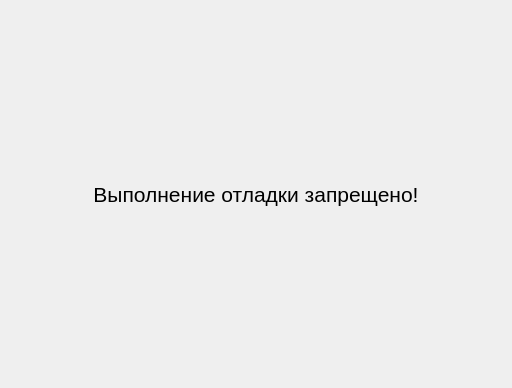
<?xml version="1.0" encoding="UTF-8"?>
<ui version="4.0">
 <class>debug_window</class>
 <widget class="QDialog" name="debug_window">
  <property name="geometry">
   <rect>
    <x>0</x>
    <y>0</y>
    <width>512</width>
    <height>388</height>
   </rect>
  </property>
  <property name="windowTitle">
   <string>Dialog</string>
  </property>
  <layout class="QGridLayout" name="gridLayout">
   <item row="0" column="1">
    <spacer name="verticalSpacer_2">
     <property name="orientation">
      <enum>Qt::Vertical</enum>
     </property>
     <property name="sizeHint" stdset="0">
      <size>
       <width>20</width>
       <height>162</height>
      </size>
     </property>
    </spacer>
   </item>
   <item row="1" column="0">
    <spacer name="horizontalSpacer">
     <property name="orientation">
      <enum>Qt::Horizontal</enum>
     </property>
     <property name="sizeHint" stdset="0">
      <size>
       <width>76</width>
       <height>20</height>
      </size>
     </property>
    </spacer>
   </item>
   <item row="1" column="1">
    <widget class="QLabel" name="warning">
     <property name="text">
      <string>&lt;html&gt;&lt;head/&gt;&lt;body&gt;&lt;p align=&quot;center&quot;&gt;&lt;span style=&quot; font-size:16pt;&quot;&gt;Выполнение отладки запрещено!&lt;/span&gt;&lt;/p&gt;&lt;/body&gt;&lt;/html&gt;</string>
     </property>
    </widget>
   </item>
   <item row="1" column="2">
    <spacer name="horizontalSpacer_2">
     <property name="orientation">
      <enum>Qt::Horizontal</enum>
     </property>
     <property name="sizeHint" stdset="0">
      <size>
       <width>76</width>
       <height>20</height>
      </size>
     </property>
    </spacer>
   </item>
   <item row="2" column="1">
    <spacer name="verticalSpacer">
     <property name="orientation">
      <enum>Qt::Vertical</enum>
     </property>
     <property name="sizeHint" stdset="0">
      <size>
       <width>20</width>
       <height>162</height>
      </size>
     </property>
    </spacer>
   </item>
  </layout>
 </widget>
 <resources/>
 <connections/>
</ui>
